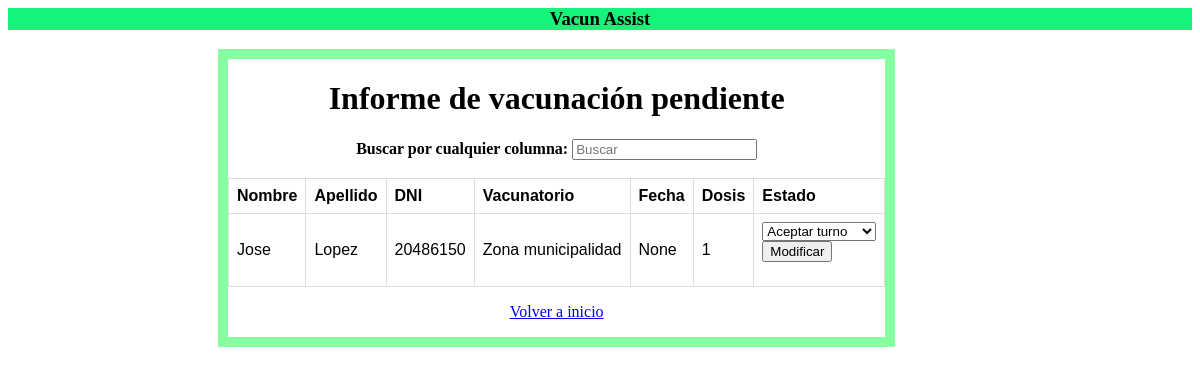
The page /asignar_covid on the database as committed earlier.
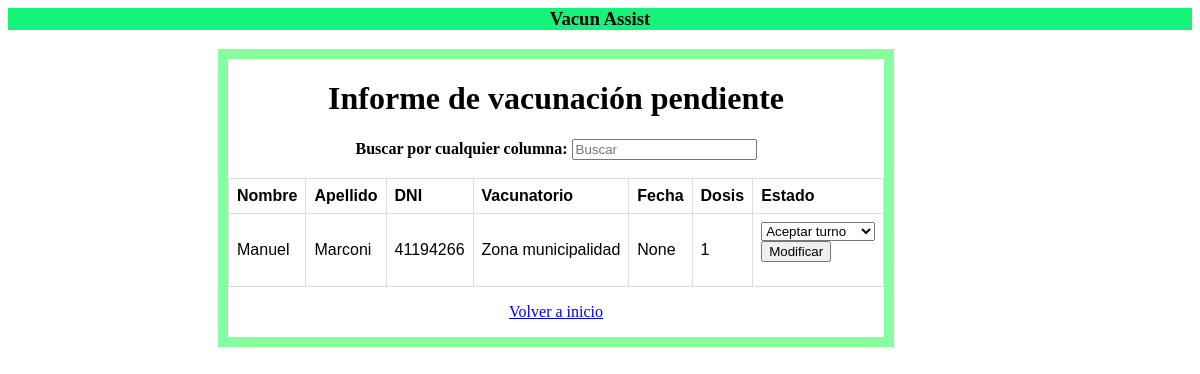
The same page on the database as committed later.
### api_gestion_usuarios/models.py (models this page shows, shortened)
class Turno(models.Model):
    fecha=models.DateField(blank=True, null=True)
    hora=models.TimeField(blank=True, null=True)
    vacuna=models.CharField(max_length=40)
    usuario_a_vacunar=models.CharField(max_length=8)
    nombre_usuario=models.CharField(max_length=50)
    apellido_usuario=models.CharField(max_length=50)
    dosis=models.CharField(max_length=10, blank=True, null=True)
    vacunatorio=models.CharField(max_length=40)
    estado=models.CharField(max_length=40, choices=estados_turno)
    observaciones=models.CharField(max_length=100, blank=True, null=True, default='Ninguna observación')

### api_gestion_usuarios/views.py (the view, shortened to what this page needs)
# urls.py: path('asignar_covid', asignar_turno_covid_2 ,name='asignar_covid'),
def asignar_turno_covid_2(request):
    turnos=list(Turno.objects.filter(vacuna="Coronavirus", estado="Pendiente"))
    return render(request, "gestion_admin/asignar_covid.html",{"turnos": turnos})

### api_gestion_usuarios/templates/gestion_admin/asignar_covid.html (shortened to what this page needs)
{% extends "gestion_usuarios/base.html" %}
{% block content %}
{% load static %}
{% load my_custom_tags %}
<!DOCTYPE html>
<html>
<head>
</head>
<body>
    <span style="float: left; border: solid 10px hsl(133, 100%, 76%); margin-left: 210px;text-align: left">
    <center>
        {% if turnos %}
            <h1>Informe de vacunación pendiente</h1>
            <b>Buscar por cualquier columna:
            <input id="gfg" type="text" placeholder="Buscar">
            </b>
            <br>
            <br>
            <table>
                <tr>
                    <th>Nombre</th>
                    <th>Apellido</th>
                    <th>DNI</th>
                    <th>Vacunatorio</th>
                    <th>Fecha</th>
                    <th>Dosis</th>
                    <th>Estado</th>
                </tr>
                <tbody id="vacunas">
                    {% for tur in turnos %}
                        <tr>
                            <td>{{tur.nombre_usuario}}</td>
                            <td>{{tur.apellido_usuario}}</td>
                            <td>{{tur.usuario_a_vacunar}}</td>
                            <td>{{tur.vacunatorio}}</td>
                            <td>{{tur.fecha}}</td>
                            {% if tur.dosis %}
                                <td>{{tur.dosis}}</td>
                            {% else %}
                                <td>N/A</td>
                            {% endif %}
                            <td>
                                <form action="/asignar_covid" method="post">{% csrf_token %}
                                    <select name="estado">
                                        <option value="Asignado">Aceptar turno</option>
                                    </select>
                                    <br>
                                    <input type="submit" value="Modificar"></input>
                                </form>
                            </td>
                        </tr>
                    {% endfor %}
                </tbody>
            </table>
        {% else %}
        <span >
            <b>No hay turnos pendientes</b>
        </span>
        {% endif %}
    </center>
    <p style="text-align:center">
        <a href="{% url 'inicio_admin' %}">
            Volver a inicio
        </a>
    </p>
    </span>
</body>
</html>
{% endblock %}

### api_gestion_usuarios/templates/gestion_usuarios/base.html
<html>
    <head>
        <h3 class="site-heading text-white d-none d-lg-block, font-family: 'Open Sans';
        font-size: 14px;
        color: #ccc;
        line-height: 18px;
        margin-bottom: 20px"
        style="text-align:center; background-color: rgb(21, 243, 120)">
        Vacun Assist
        </h3>
</head>
<body>
    <div style= "text-align: right; margin-right: 100px;">
    {% block content %}
    {% endblock %}
</body>
</html>

### api_gestion_usuarios/templates/gestion_admin/asignar_covid.html (style rules this page uses)
table { font-family: arial, sans-serif; border-collapse: collapse; width: 100%; }
td, th { border: 1px solid #dddddd; text-align: left; padding: 8px; }
h1 { color: black; }

Rows that differ between the two databases and show on the page:
removed Turno: nombre_usuario "Jose", apellido_usuario "Lopez", usuario_a_vacunar "20486150", vacunatorio "Zona municipalidad", fecha "None", dosis "1"
added Turno: nombre_usuario "Manuel", apellido_usuario "Marconi", usuario_a_vacunar "41194266", vacunatorio "Zona municipalidad", fecha "None", dosis "1"
